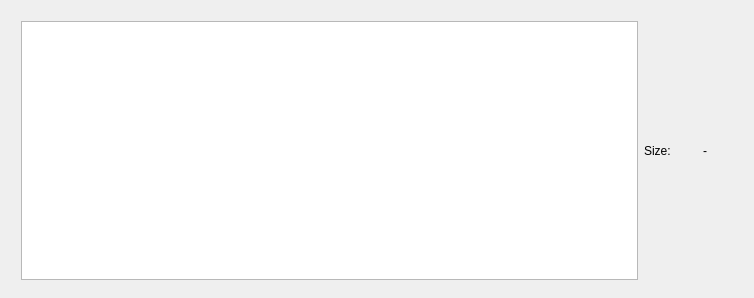
<?xml version="1.0" encoding="UTF-8"?>
<ui version="4.0">
 <class>TreeViewTest</class>
 <widget class="QDialog" name="TreeViewTest">
  <property name="geometry">
   <rect>
    <x>0</x>
    <y>0</y>
    <width>754</width>
    <height>298</height>
   </rect>
  </property>
  <property name="windowTitle">
   <string>TreeViewTest</string>
  </property>
  <widget class="QWidget" name="gridLayoutWidget">
   <property name="geometry">
    <rect>
     <x>10</x>
     <y>10</y>
     <width>731</width>
     <height>281</height>
    </rect>
   </property>
   <layout class="QGridLayout" name="gridLayout">
    <item row="1" column="0">
     <widget class="QTreeView" name="treeView">
      <property name="minimumSize">
       <size>
        <width>500</width>
        <height>0</height>
       </size>
      </property>
     </widget>
    </item>
    <item row="1" column="1">
     <widget class="QLabel" name="labelSizeName">
      <property name="text">
       <string>Size: </string>
      </property>
      <property name="alignment">
       <set>Qt::AlignCenter</set>
      </property>
     </widget>
    </item>
    <item row="1" column="2" colspan="2">
     <widget class="QLabel" name="labelSizeValue">
      <property name="minimumSize">
       <size>
        <width>50</width>
        <height>0</height>
       </size>
      </property>
      <property name="text">
       <string>-</string>
      </property>
      <property name="alignment">
       <set>Qt::AlignCenter</set>
      </property>
     </widget>
    </item>
   </layout>
  </widget>
 </widget>
 <layoutdefault spacing="6" margin="11"/>
 <resources/>
 <connections/>
</ui>
